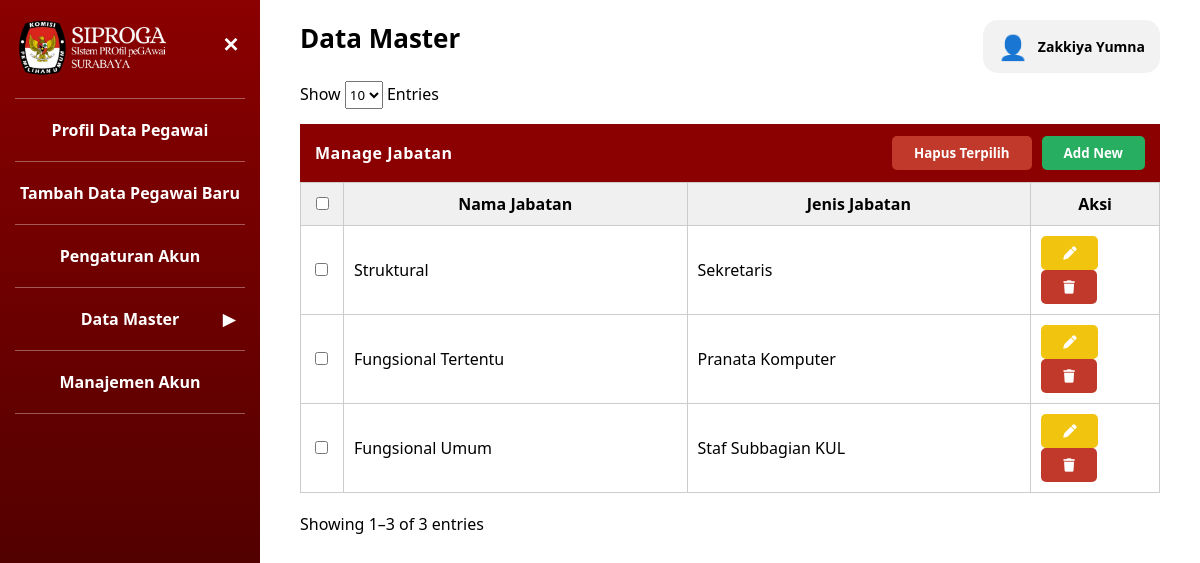
Page /admin/Admin_DM_Jabatan.php (signed in) on the committed database.
### tables this page shows
CREATE TABLE `user` (
  `id_user` int UNSIGNED NOT NULL,
  `nip` char(18) NOT NULL,
  `username` varchar(50) NOT NULL,
  `email` varchar(100) NOT NULL,
  `password` varchar(255) NOT NULL,
  `role` enum('admin','pegawai') NOT NULL DEFAULT 'pegawai',
  `last_login` datetime DEFAULT NULL,
  `is_active` tinyint(1) NOT NULL DEFAULT '1',
  `created_at` timestamp NOT NULL DEFAULT CURRENT_TIMESTAMP
);

CREATE TABLE `pegawai` (
  `nip` char(18) NOT NULL,
  `nama_pegawai` varchar(250) NOT NULL,
  `tempat_lahir` varchar(100) NOT NULL,
  `tanggal_lahir` date NOT NULL,
  `alamat` varchar(100) NOT NULL,
  `tmt_cpns` date DEFAULT NULL,
  `tmt_pns` date DEFAULT NULL,
  `no_telp` varchar(15) NOT NULL,
  `created_at` timestamp NOT NULL DEFAULT CURRENT_TIMESTAMP,
  `updated_at` timestamp NOT NULL DEFAULT CURRENT_TIMESTAMP ON UPDATE CURRENT_TIMESTAMP,
  `id_jenis_kelamin` int UNSIGNED NOT NULL,
  `id_agama` int UNSIGNED NOT NULL,
  `id_status_perkawinan` int UNSIGNED NOT NULL,
  `id_gol` int UNSIGNED NOT NULL,
  `id_unit_kerja` int UNSIGNED NOT NULL,
  `foto` varchar(50) NOT NULL,
  `tipe_karyawan` varchar(10) NOT NULL,
  `instansi` varchar(50) NOT NULL
);

CREATE TABLE `master_jabatan` (
  `id_jabatan` int UNSIGNED NOT NULL,
  `nama_jabatan` varchar(100) NOT NULL,
  `jenis_jabatan` varchar(100) NOT NULL,
  `keterangan` varchar(100) DEFAULT NULL
);

### admin/Admin_DM_Jabatan.php (the view, shortened to what this page needs)
<?php
include '../config/koneksi.php';
$nip_session = $_SESSION['nip'];
$stmtAdmin = $conn->prepare("
    SELECT u.username, u.role, p.nama_pegawai
    FROM user u
    JOIN pegawai p ON u.nip = p.nip
    WHERE u.nip = ?
");
$stmtAdmin->bind_param("s", $nip_session);
$stmtAdmin->execute();
$resultAdmin = $stmtAdmin->get_result();
$admin = $resultAdmin->fetch_assoc() ?? [
    'username' => 'Administrator',
    'nama_pegawai' => 'Administrator'
];
$limit = 10;
$page = isset($_GET['page']) ? (int)$_GET['page'] : 1;
$offset = ($page - 1) * $limit;
$totalQuery = mysqli_query($conn, "SELECT COUNT(*) as total FROM master_jabatan");
$totalData = mysqli_fetch_assoc($totalQuery)['total'];
$query = mysqli_query($conn,
    "SELECT id_jabatan, nama_jabatan, jenis_jabatan
     FROM master_jabatan
     ORDER BY id_jabatan
     LIMIT $limit OFFSET $offset"
);
?>
<!DOCTYPE html>
<html lang="id">
<head>
    <link rel="stylesheet" href="../assets/data_master.css">
    <link rel="stylesheet" href="../assets/style.css" />
    <link rel="stylesheet" href="https://cdnjs.cloudflare.com/ajax/libs/font-awesome/6.5.0/css/all.min.css">
</head>
<body class="role-admin" data-jenis="jabatan">
<aside class="sidebar" id="sidebar">
    <div class="logo_siproga">
      <img src="../auth/Logo_Siproga.png">
      <button class="tombol-menu" id="tombolMenu">✕</button>
    </div>
    <hr class="garis-menu">
    <a href="Admin_Profil_Data_Pegawai.php" class="item-menu">
        Profil Data Pegawai
    </a>
    <hr class="garis-menu">
    <a href="Admin_Tambah_Data.php" class="item-menu">
        Tambah Data Pegawai Baru
    </a>
    <hr class="garis-menu aktif">
    <a href="Admin_Pengaturan_Akun.php" class="item-menu">
        Pengaturan Akun
    </a>
    <hr class="garis-menu">
    <div class="item-menu" id="menuDataMaster">
        <span>Data Master</span>
        <span class="panah-menu" id="panahDataMaster">▼</span>
    </div>
    <hr class="garis-menu">
    <a href="Admin_Manajemen_Akun.php" class="item-menu">
      Manajemen Akun
    </a>
    <hr class="garis-menu">
</aside>
<main class="konten">
<h2>Data Master</h2>
<div class="user-profile" id="userProfile">
    <div class="user-info">
        <div class="user-icon">👤</div>
        <div class="user-text">
            <div class="user-name">
                <?= htmlspecialchars($admin['nama_pegawai']); ?>
            </div>
        </div>
    </div>
</div>
<div style="display:flex; justify-content:space-between; align-items:center; margin-bottom:15px;">
    <div>
        Show
        <select id="entriesSelect" style="height:28px;">
            <option value="10" selected>10</option>
        </select>
        Entries
    </div>
</div>
<div class="header-master">
    <span class="judul-master">Manage Jabatan</span>
    <div class="header-actions">
        <button type="button"
                class="tombol-hapus"
                onclick="openBulkDeleteModal()">
            Hapus Terpilih
        </button>
        <button type="button"
                class="tombol-tambah"
                onclick="openModal()">
            Add New
        </button>
    </div>
</div>
<form method="POST" id="formBulkDelete">
<table width="100%" class="tabel-master">
    <thead>
        <tr>
            <th width="5%">
                <input type="checkbox" id="checkAll">
            </th>
            <th>Nama Jabatan</th>
            <th>Jenis Jabatan</th>
            <th width="15%">Aksi</th>
        </tr>
    </thead>
    <tbody>
    <?php
    if (mysqli_num_rows($query) > 0) {
        while ($row = mysqli_fetch_assoc($query)) {
    ?>
    <tr>
        <td>
            <input type="checkbox"
                   name="id_delete[]"
                   value="<?= $row['id_jabatan']; ?>">
        </td>
        <td><?= htmlspecialchars($row['nama_jabatan']); ?></td>
        <td><?= htmlspecialchars($row['jenis_jabatan']); ?></td>
        <td>
            <button type="button"
                    class="tombol-ubah"
                    onclick="openEditModal(<?= $row['id_jabatan']; ?>,
                    '<?= htmlspecialchars($row['nama_jabatan']); ?>',
                    '<?= htmlspecialchars($row['jenis_jabatan']); ?>'
                    )">
                <i class="fa-solid fa-pen"></i>
            </button>
            <button type="button"
                    class="tombol-hapus"
                    onclick="openDeleteModal(<?= $row['id_jabatan']; ?>)">
                <i class="fa-solid fa-trash"></i>
            </button>
        </td>
    </tr>
    <?php
        }
    } else {
        echo "<tr>
                <td colspan='3' style='text-align:center; padding:20px;'>
                    Belum ada data
                </td>
            </tr>";
    }
    ?>
    </tbody>
</table>
<?php
$start = $totalData > 0 ? $offset + 1 : 0;
$end = min($offset + $limit, $totalData);
?>
<div class="table-footer">
    <div>
        Showing <?= $start ?>–<?= $end ?> of <?= $totalData ?> entries
    </div>
</div>
</main>
</body>
</html>

### assets/data_master.css (style rules this page uses)
* { box-sizing: border-box; font-family: "Segoe UI", Tahoma, sans-serif; }
body { margin: 0; min-height: 100vh; display: flex; background: #ffffff; }
.sidebar { width: 260px; background: linear-gradient(to bottom, #8b0000, #3b0000); color: #fff; padding: 20px 15px; min-height: 100vh; }
.tombol-menu { background: none; border: none; color: #fff; font-size: 22px; cursor: pointer; }
.garis-menu { border: none; border-top: 1px solid rgba(255, 255, 255, 0.35); margin: 12px 0; }
.item-menu { padding: 8px 5px; cursor: pointer; font-weight: bold; text-align: center; position: relative; }
.panah-menu { position: absolute; right: 10px; top: 50%; transform: translateY(-50%); }
.konten { flex: 1; padding: 20px 40px 30px; position: relative; }
.konten h2 { margin: 0 0 25px; font-size: 26px; }
.tabel-master { width: 100%; border-collapse: collapse; table-layout: fixed; }
.tabel-master th, .tabel-master td { border: 1px solid #ccc; padding: 10px; }
.tabel-master th { background: #f0f0f0; }
.header-master { background: #8b0000; color: white; padding: 12px 15px; display: flex; justify-content: space-between; align-items: center; margin-bottom: 0; }
.judul-master { font-weight: 700; font-size: 16px; letter-spacing: 0.5px; }
.header-actions { display: flex; gap: 10px; }
.tombol-ubah { background: #f1c40f; color: #000; border: none; padding: 8px 22px; border-radius: 5px; font-weight: bold; cursor: pointer; }
.tombol-hapus { background: #c0392b; color: #fff; border: none; padding: 8px 22px; border-radius: 5px; font-weight: bold; cursor: pointer; }
.tombol-tambah { background: #27ae60; color: #fff; border: none; padding: 8px 22px; border-radius: 5px; font-weight: bold; cursor: pointer; }
.table-footer { display: flex; justify-content: space-between; align-items: center; margin-top: 20px; }

### assets/style.css (style rules this page uses)
* { box-sizing: border-box; font-family: "Segoe UI", Tahoma, sans-serif; }
body { margin: 0; min-height: 100vh; display: flex; background: #ffffff; }
.sidebar { width: 260px; background: linear-gradient(to bottom, #8b0000, #3b0000); color: #fff; padding: 20px 15px; min-height: 100vh; }
.tombol-menu { background: none; border: none; color: #fff; font-size: 22px; cursor: pointer; font-weight: bold; }
.garis-menu { border: none; border-top: 1px solid rgba(255, 255, 255, 0.35); margin: 12px 0; }
.item-menu { padding: 8px 5px; cursor: pointer; font-weight: bold; text-align: center; position: relative; display: block; text-decoration: none; color: white; }
.panah-menu { position: absolute; right: 10px; top: 50%; transform: translateY(-50%); }
.konten { flex: 1; padding: 20px 40px 30px; position: relative; }
.konten h2 { margin: 0 0 25px; font-size: 26px; }
.tombol-ubah { background: #f1c40f; color: #fff; border: none; padding: 8px 22px; border-radius: 5px; font-weight: bold; cursor: pointer; }
.tombol-hapus { background: #c0392b; color: #fff; border: none; padding: 8px 22px; border-radius: 5px; font-weight: bold; cursor: pointer; }
.tombol-tambah { background: #27ae60; color: #fff; border: none; padding: 8px 22px; border-radius: 5px; font-weight: bold; cursor: pointer; }
.user-profile { position: absolute; top: 20px; right: 40px; z-index: 9999; }
.user-info { display: flex; align-items: center; gap: 10px; background: #f2f2f2; padding: 10px 15px; border-radius: 15px; }
.user-icon { font-size: 24px; }
.user-name { font-weight: bold; font-size: 14px; }
.logo_siproga { display: flex; align-items: flex-start; position: relative; }
.logo_siproga img { width: 170px; height: auto; padding-right: 12px; display: block; margin-bottom: 10px; }
.tombol-menu { font-size: 20px; background: none; border: none; color: white; cursor: pointer; position: absolute; right: 0px; top: 10px; }

### pegawai/Notifikasi_Logout.php (style rules this page uses)
.user-profile { position: absolute; top: 20px; right: 40px; cursor: pointer; z-index: 9999; }
.user-info { display: flex; align-items: center; gap: 10px; background: #f2f2f2; padding: 10px 15px; border-radius: 15px; }
.user-icon { font-size: 24px; }
.user-name { font-weight: bold; font-size: 14px; }

### rows in the picture
user: nip.nama_pegawai "Zakkiya Yumna"
master_jabatan: nama_jabatan "Struktural", jenis_jabatan "Sekretaris"
master_jabatan: nama_jabatan "Fungsional Tertentu", jenis_jabatan "Pranata Komputer"
master_jabatan: nama_jabatan "Fungsional Umum", jenis_jabatan "Staf Subbagian KUL"

### other values in the picture
$start "1"
$end "3"
$totalData "3"
